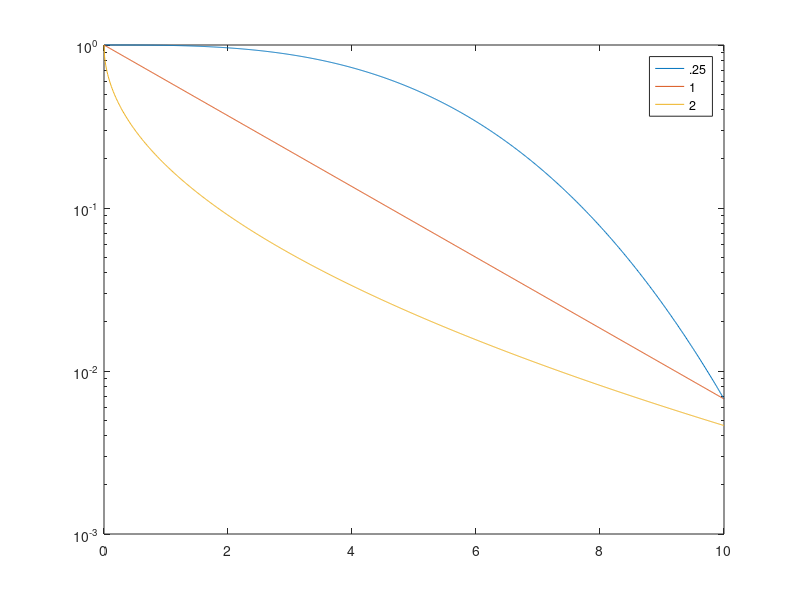

Reproduce this figure in MATLAB.
clear;
%%%Weibull mortality
maxage=11;
%%%Change Deltat to 1 to obtain the row of values below Deltat=1 in table
%%%1. 
Deltat=0.01;
x=0:Deltat:maxage-1;
c=[.5 1 3];
surv_weib=zeros(length(c),length(x));
b=1;
l_weib=zeros(length(c),length(x));
%survival up to age x
l_weib(3,:)=exp(-1.7*x.^c(1));
l_weib(2,:)=exp(-.5*x.^c(2));
l_weib(1,:)=exp(-.005*x.^c(3));

surv(1,:)=l_weib(1,2:end)./l_weib(1,1:end-1);
surv(2,:)=l_weib(2,2:end)./l_weib(2,1:end-1);
surv(3,:)=l_weib(3,2:end)./l_weib(3,1:end-1);
H_old=zeros(3,1);
H_new=zeros(3,1);
e0=zeros(length(x),1);
e0(1)=1;
for i=1:3
U=diag(surv(i,:),-1);
U(length(x),length(x))=surv(i,end);
temp=ones(1,length(x))-sum(U);
M=diag(temp);
N=(eye(length(x))-U)\eye(length(x));     
eta1=ones(1,length(x))*N;
B=M*N;
etadagger=eta1*B;
eta0=eta1*e0;
H_new(i)=etadagger(1)/eta0
H_old(i)= -l_weib(i,:)*log(l_weib(i,:))'./sum(l_weib(i,:))
end


semilogy(x,l_weib')
legend('.25','1','2')
hold on;
